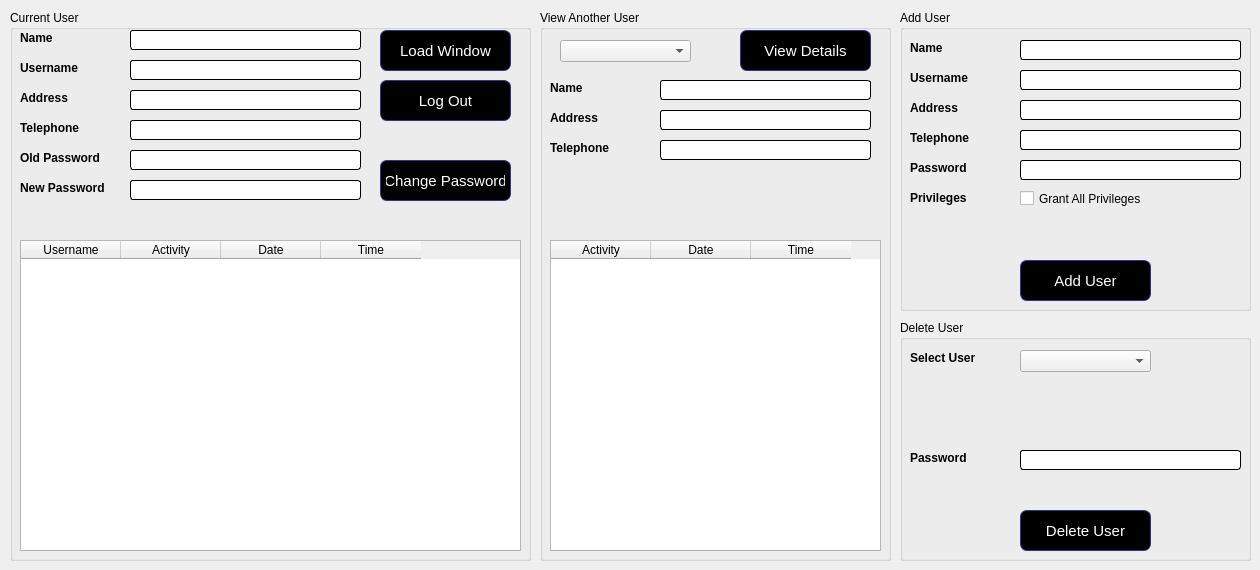
    <widget class="QWidget" name="tab_6">
     <attribute name="title">
      <string>Users</string>
     </attribute>
     <widget class="QGroupBox" name="groupBox_6">
      <property name="geometry">
       <rect>
        <x>10</x>
        <y>10</y>
        <width>521</width>
        <height>551</height>
       </rect>
      </property>
      <property name="styleSheet">
       <string notr="true">QLabel {
font-weight: bold;
font-size: 12px;
}
QLineEdit,QListWidget,QPlainTextEdit:disabled {
color:blue;
       border: 1px solid rgb(0, 0, 0);	 	      
       border-radius: 3px;	 	       
 	

       selection-background-color: rgb(253, 216, 134);	 	       selection-background-color: rgb(253, 216, 134);	

       font-size: 12px;	 	       font-size: 12px;	
}
QLineEdit,QListWidget,QPlainTextEdit :enabled {	
	color:black;
       border: 1px solid rgb(0, 0, 0);	 	      
       border-radius: 3px;	 	       
 	

       selection-background-color: rgb(253, 216, 134);	 	       selection-background-color: rgb(253, 216, 134);	

       font-size: 12px;	 	       font-size: 12px;	
}</string>
      </property>
      <property name="title">
       <string>Current User</string>
      </property>
      <widget class="QLineEdit" name="lineEdit_37">
       <property name="geometry">
        <rect>
         <x>120</x>
         <y>20</y>
         <width>231</width>
         <height>20</height>
        </rect>
       </property>
       <property name="text">
        <string/>
       </property>
      </widget>
      <widget class="QLabel" name="label_93">
       <property name="geometry">
        <rect>
         <x>10</x>
         <y>20</y>
         <width>81</width>
         <height>16</height>
        </rect>
       </property>
       <property name="text">
        <string>Name</string>
       </property>
      </widget>
      <widget class="QLabel" name="label_97">
       <property name="geometry">
        <rect>
         <x>10</x>
         <y>50</y>
         <width>81</width>
         <height>16</height>
        </rect>
       </property>
       <property name="text">
        <string>Username</string>
       </property>
      </widget>
      <widget class="QLineEdit" name="lineEdit_52">
       <property name="geometry">
        <rect>
         <x>120</x>
         <y>50</y>
         <width>231</width>
         <height>20</height>
        </rect>
       </property>
       <property name="text">
        <string/>
       </property>
      </widget>
      <widget class="QLabel" name="label_100">
       <property name="geometry">
        <rect>
         <x>10</x>
         <y>110</y>
         <width>81</width>
         <height>16</height>
        </rect>
       </property>
       <property name="text">
        <string>Telephone</string>
       </property>
      </widget>
      <widget class="QLineEdit" name="lineEdit_67">
       <property name="geometry">
        <rect>
         <x>120</x>
         <y>110</y>
         <width>231</width>
         <height>20</height>
        </rect>
       </property>
       <property name="text">
        <string/>
       </property>
      </widget>
      <widget class="QLabel" name="label_101">
       <property name="geometry">
        <rect>
         <x>10</x>
         <y>80</y>
         <width>81</width>
         <height>16</height>
        </rect>
       </property>
       <property name="text">
        <string>Address</string>
       </property>
      </widget>
      <widget class="QLineEdit" name="lineEdit_68">
       <property name="geometry">
        <rect>
         <x>120</x>
         <y>80</y>
         <width>231</width>
         <height>20</height>
        </rect>
       </property>
       <property name="text">
        <string/>
       </property>
      </widget>
      <widget class="QPushButton" name="pushButton_5">
       <property name="geometry">
        <rect>
         <x>370</x>
         <y>20</y>
         <width>131</width>
         <height>41</height>
        </rect>
       </property>
       <property name="styleSheet">
        <string notr="true">QPushButton:hover {
color: black;
background-color: grey;
border-width: 1px;
border-color: #339;
border-style: solid;
border-radius: 7;
padding: 3px;
font-size: 15px;
padding-left: 5px;
padding-right: 5px;
}
QPushButton {
color: white;
background-color: QLinearGradient( );
border-width: 1px;
border-color: #339;
border-style: solid;
border-radius: 7;
padding: 3px;
font-size: 15px;
padding-left: 5px;
padding-right: 5px;

}</string>
       </property>
       <property name="text">
        <string>Load Window</string>
       </property>
      </widget>
      <widget class="QTableWidget" name="tableWidget_13">
       <property name="geometry">
        <rect>
         <x>10</x>
         <y>230</y>
         <width>501</width>
         <height>311</height>
        </rect>
       </property>
       <column>
        <property name="text">
         <string>Username</string>
        </property>
       </column>
       <column>
        <property name="text">
         <string>Activity</string>
        </property>
       </column>
       <column>
        <property name="text">
         <string>Date</string>
        </property>
       </column>
       <column>
        <property name="text">
         <string>Time</string>
        </property>
       </column>
      </widget>
      <widget class="QPushButton" name="pushButton_8">
       <property name="geometry">
        <rect>
         <x>370</x>
         <y>70</y>
         <width>131</width>
         <height>41</height>
        </rect>
       </property>
       <property name="styleSheet">
        <string notr="true">QPushButton:hover {
color: black;
background-color: grey;
border-width: 1px;
border-color: #339;
border-style: solid;
border-radius: 7;
padding: 3px;
font-size: 15px;
padding-left: 5px;
padding-right: 5px;
}
QPushButton {
color: white;
background-color: QLinearGradient( );
border-width: 1px;
border-color: #339;
border-style: solid;
border-radius: 7;
padding: 3px;
font-size: 15px;
padding-left: 5px;
padding-right: 5px;

}</string>
       </property>
       <property name="text">
        <string>Log Out</string>
       </property>
      </widget>
      <widget class="QLineEdit" name="lineEdit_77">
       <property name="geometry">
        <rect>
         <x>120</x>
         <y>140</y>
         <width>231</width>
         <height>20</height>
        </rect>
       </property>
       <property name="text">
        <string/>
       </property>
       <property name="echoMode">
        <enum>QLineEdit::Password</enum>
       </property>
      </widget>
      <widget class="QPushButton" name="pushButton_32">
       <property name="geometry">
        <rect>
         <x>370</x>
         <y>150</y>
         <width>131</width>
         <height>41</height>
        </rect>
       </property>
       <property name="styleSheet">
        <string notr="true">QPushButton:hover {
color: black;
background-color: grey;
border-width: 1px;
border-color: #339;
border-style: solid;
border-radius: 7;
padding: 3px;
font-size: 15px;
padding-left: 5px;
padding-right: 5px;
}
QPushButton {
color: white;
background-color: QLinearGradient( );
border-width: 1px;
border-color: #339;
border-style: solid;
border-radius: 7;
padding: 3px;
font-size: 15px;
padding-left: 5px;
padding-right: 5px;

}</string>
       </property>
       <property name="text">
        <string>Change Password</string>
       </property>
      </widget>
      <widget class="QLabel" name="label_112">
       <property name="geometry">
        <rect>
         <x>10</x>
         <y>140</y>
         <width>91</width>
         <height>16</height>
        </rect>
       </property>
       <property name="text">
        <string>Old Password</string>
       </property>
      </widget>
      <widget class="QLineEdit" name="lineEdit_78">
       <property name="geometry">
        <rect>
         <x>120</x>
         <y>170</y>
         <width>231</width>
         <height>20</height>
        </rect>
       </property>
       <property name="text">
        <string/>
       </property>
       <property name="echoMode">
        <enum>QLineEdit::Password</enum>
       </property>
      </widget>
      <widget class="QLabel" name="label_113">
       <property name="geometry">
        <rect>
         <x>10</x>
         <y>170</y>
         <width>91</width>
         <height>16</height>
        </rect>
       </property>
       <property name="text">
        <string>New Password</string>
       </property>
      </widget>
      <widget class="QLabel" name="label_29">
       <property name="geometry">
        <rect>
         <x>110</x>
         <y>200</y>
         <width>281</width>
         <height>31</height>
        </rect>
       </property>
       <property name="styleSheet">
        <string notr="true">color:red;</string>
       </property>
       <property name="text">
        <string/>
       </property>
      </widget>
     </widget>
     <widget class="QGroupBox" name="groupBox_7">
      <property name="geometry">
       <rect>
        <x>540</x>
        <y>10</y>
        <width>351</width>
        <height>551</height>
       </rect>
      </property>
      <property name="sizePolicy">
       <sizepolicy hsizetype="Maximum" vsizetype="Maximum">
        <horstretch>0</horstretch>
        <verstretch>0</verstretch>
       </sizepolicy>
      </property>
      <property name="styleSheet">
       <string notr="true">QLabel {
font-weight: bold;
font-size: 12px;
}
QLineEdit,QListWidget,QPlainTextEdit:disabled {
color:blue;
       border: 1px solid rgb(0, 0, 0);	 	      
       border-radius: 3px;	 	       
 	

       selection-background-color: rgb(253, 216, 134);	 	       selection-background-color: rgb(253, 216, 134);	

       font-size: 12px;	 	       font-size: 12px;	
}
QLineEdit,QListWidget,QPlainTextEdit :enabled {	
	color:black;
       border: 1px solid rgb(0, 0, 0);	 	      
       border-radius: 3px;	 	       
 	

       selection-background-color: rgb(253, 216, 134);	 	       selection-background-color: rgb(253, 216, 134);	

       font-size: 12px;	 	       font-size: 12px;	
}</string>
      </property>
      <property name="title">
       <string>View Another User</string>
      </property>
      <widget class="QPushButton" name="pushButton_6">
       <property name="geometry">
        <rect>
         <x>200</x>
         <y>20</y>
         <width>131</width>
         <height>41</height>
        </rect>
       </property>
       <property name="styleSheet">
        <string notr="true">QPushButton:hover {
color: black;
background-color: grey;
border-width: 1px;
border-color: #339;
border-style: solid;
border-radius: 7;
padding: 3px;
font-size: 15px;
padding-left: 5px;
padding-right: 5px;
}
QPushButton {
color: white;
background-color: QLinearGradient( );
border-width: 1px;
border-color: #339;
border-style: solid;
border-radius: 7;
padding: 3px;
font-size: 15px;
padding-left: 5px;
padding-right: 5px;

}
</string>
       </property>
       <property name="text">
        <string>View Details</string>
       </property>
      </widget>
      <widget class="QLabel" name="label_98">
       <property name="geometry">
        <rect>
         <x>10</x>
         <y>70</y>
         <width>81</width>
         <height>16</height>
        </rect>
       </property>
       <property name="text">
        <string>Name</string>
       </property>
      </widget>
      <widget class="QLineEdit" name="lineEdit_53">
       <property name="geometry">
        <rect>
         <x>120</x>
         <y>70</y>
         <width>211</width>
         <height>20</height>
        </rect>
       </property>
       <property name="text">
        <string/>
       </property>
      </widget>
      <widget class="QLineEdit" name="lineEdit_69">
       <property name="geometry">
        <rect>
         <x>120</x>
         <y>100</y>
         <width>211</width>
         <height>20</height>
        </rect>
       </property>
       <property name="text">
        <string/>
       </property>
      </widget>
      <widget class="QLineEdit" name="lineEdit_70">
       <property name="geometry">
        <rect>
         <x>120</x>
         <y>130</y>
         <width>211</width>
         <height>20</height>
        </rect>
       </property>
       <property name="text">
        <string/>
       </property>
      </widget>
      <widget class="QLabel" name="label_102">
       <property name="geometry">
        <rect>
         <x>10</x>
         <y>100</y>
         <width>81</width>
         <height>16</height>
        </rect>
       </property>
       <property name="text">
        <string>Address</string>
       </property>
      </widget>
      <widget class="QLabel" name="label_103">
       <property name="geometry">
        <rect>
         <x>10</x>
         <y>130</y>
         <width>81</width>
         <height>16</height>
        </rect>
       </property>
       <property name="text">
        <string>Telephone</string>
       </property>
      </widget>
      <widget class="QTableWidget" name="tableWidget_15">
       <property name="geometry">
        <rect>
         <x>10</x>
         <y>230</y>
         <width>331</width>
         <height>311</height>
        </rect>
       </property>
       <column>
        <property name="text">
         <string>Activity</string>
        </property>
       </column>
       <column>
        <property name="text">
         <string>Date</string>
        </property>
       </column>
       <column>
        <property name="text">
         <string>Time</string>
        </property>
       </column>
      </widget>
      <widget class="QComboBox" name="comboBox">
       <property name="geometry">
        <rect>
         <x>20</x>
         <y>30</y>
         <width>131</width>
         <height>22</height>
        </rect>
       </property>
      </widget>
     </widget>
     <widget class="QGroupBox" name="groupBox_8">
      <property name="geometry">
       <rect>
        <x>900</x>
        <y>10</y>
        <width>351</width>
        <height>301</height>
       </rect>
      </property>
      <property name="styleSheet">
       <string notr="true">QLabel {
font-weight: bold;
font-size: 12px;
}
QLineEdit,QListWidget,QPlainTextEdit:disabled {
color:blue;
       border: 1px solid rgb(0, 0, 0);	 	      
       border-radius: 3px;	 	       
 	

       selection-background-color: rgb(253, 216, 134);	 	       selection-background-color: rgb(253, 216, 134);	

       font-size: 12px;	 	       font-size: 12px;	
}
QLineEdit,QListWidget,QPlainTextEdit :enabled {	
	color:black;
       border: 1px solid rgb(0, 0, 0);	 	      
       border-radius: 3px;	 	       
 	

       selection-background-color: rgb(253, 216, 134);	 	       selection-background-color: rgb(253, 216, 134);	

       font-size: 12px;	 	       font-size: 12px;	
}</string>
      </property>
      <property name="title">
       <string>Add User</string>
      </property>
      <widget class="QLabel" name="label_99">
       <property name="geometry">
        <rect>
         <x>10</x>
         <y>60</y>
         <width>81</width>
         <height>16</height>
        </rect>
       </property>
       <property name="text">
        <string>Username</string>
       </property>
      </widget>
      <widget class="QLineEdit" name="lineEdit_66">
       <property name="geometry">
        <rect>
         <x>120</x>
         <y>30</y>
         <width>221</width>
         <height>20</height>
        </rect>
       </property>
       <property name="text">
        <string/>
       </property>
      </widget>
      <widget class="QLabel" name="label_104">
       <property name="geometry">
        <rect>
         <x>10</x>
         <y>30</y>
         <width>81</width>
         <height>16</height>
        </rect>
       </property>
       <property name="text">
        <string>Name</string>
       </property>
      </widget>
      <widget class="QLineEdit" name="lineEdit_71">
       <property name="geometry">
        <rect>
         <x>120</x>
         <y>90</y>
         <width>221</width>
         <height>20</height>
        </rect>
       </property>
       <property name="text">
        <string/>
       </property>
      </widget>
      <widget class="QLineEdit" name="lineEdit_72">
       <property name="geometry">
        <rect>
         <x>120</x>
         <y>120</y>
         <width>221</width>
         <height>20</height>
        </rect>
       </property>
       <property name="text">
        <string/>
       </property>
      </widget>
      <widget class="QLineEdit" name="lineEdit_73">
       <property name="geometry">
        <rect>
         <x>120</x>
         <y>60</y>
         <width>221</width>
         <height>20</height>
        </rect>
       </property>
       <property name="text">
        <string/>
       </property>
      </widget>
      <widget class="QLabel" name="label_105">
       <property name="geometry">
        <rect>
         <x>10</x>
         <y>90</y>
         <width>81</width>
         <height>16</height>
        </rect>
       </property>
       <property name="text">
        <string>Address</string>
       </property>
      </widget>
      <widget class="QLabel" name="label_106">
       <property name="geometry">
        <rect>
         <x>10</x>
         <y>120</y>
         <width>81</width>
         <height>16</height>
        </rect>
       </property>
       <property name="text">
        <string>Telephone</string>
       </property>
      </widget>
      <widget class="QLabel" name="label_107">
       <property name="geometry">
        <rect>
         <x>10</x>
         <y>150</y>
         <width>81</width>
         <height>16</height>
        </rect>
       </property>
       <property name="text">
        <string>Password</string>
       </property>
      </widget>
      <widget class="QLineEdit" name="lineEdit_74">
       <property name="geometry">
        <rect>
         <x>120</x>
         <y>150</y>
         <width>221</width>
         <height>20</height>
        </rect>
       </property>
       <property name="text">
        <string/>
       </property>
       <property name="echoMode">
        <enum>QLineEdit::Password</enum>
       </property>
      </widget>
      <widget class="QPushButton" name="pushButton_7">
       <property name="geometry">
        <rect>
         <x>120</x>
         <y>250</y>
         <width>131</width>
         <height>41</height>
        </rect>
       </property>
       <property name="styleSheet">
        <string notr="true">QPushButton:hover {
color: black;
background-color: grey;
border-width: 1px;
border-color: #339;
border-style: solid;
border-radius: 7;
padding: 3px;
font-size: 15px;
padding-left: 5px;
padding-right: 5px;
}
QPushButton {
color: white;
background-color: QLinearGradient( );
border-width: 1px;
border-color: #339;
border-style: solid;
border-radius: 7;
padding: 3px;
font-size: 15px;
padding-left: 5px;
padding-right: 5px;

}</string>
       </property>
       <property name="text">
        <string>Add User</string>
       </property>
      </widget>
      <widget class="QLabel" name="label_108">
       <property name="geometry">
        <rect>
         <x>10</x>
         <y>180</y>
         <width>81</width>
         <height>16</height>
        </rect>
       </property>
       <property name="text">
        <string>Privileges</string>
       </property>
      </widget>
      <widget class="QCheckBox" name="checkBox">
       <property name="geometry">
        <rect>
         <x>120</x>
         <y>180</y>
         <width>171</width>
         <height>17</height>
        </rect>
       </property>
       <property name="text">
        <string>Grant All Privileges</string>
       </property>
      </widget>
      <widget class="QLabel" name="label_28">
       <property name="geometry">
        <rect>
         <x>40</x>
         <y>210</y>
         <width>281</width>
         <height>31</height>
        </rect>
       </property>
       <property name="styleSheet">
        <string notr="true">color:red;</string>
       </property>
       <property name="text">
        <string/>
       </property>
      </widget>
     </widget>
     <widget class="QGroupBox" name="groupBox_9">
      <property name="geometry">
       <rect>
        <x>900</x>
        <y>320</y>
        <width>351</width>
        <height>241</height>
       </rect>
      </property>
      <property name="styleSheet">
       <string notr="true">QLabel {
font-weight: bold;
font-size: 12px;
}
QLineEdit,QListWidget,QPlainTextEdit:disabled {
color:blue;
       border: 1px solid rgb(0, 0, 0);	 	      
       border-radius: 3px;	 	       
 	

       selection-background-color: rgb(253, 216, 134);	 	       selection-background-color: rgb(253, 216, 134);	

       font-size: 12px;	 	       font-size: 12px;	
}
QLineEdit,QListWidget,QPlainTextEdit :enabled {	
	color:black;
       border: 1px solid rgb(0, 0, 0);	 	      
       border-radius: 3px;	 	       
 	

       selection-background-color: rgb(253, 216, 134);	 	       selection-background-color: rgb(253, 216, 134);	

       font-size: 12px;	 	       font-size: 12px;	
}</string>
      </property>
      <property name="title">
       <string>Delete User</string>
      </property>
      <widget class="QLabel" name="label_110">
       <property name="geometry">
        <rect>
         <x>10</x>
         <y>130</y>
         <width>81</width>
         <height>16</height>
        </rect>
       </property>
       <property name="text">
        <string>Password</string>
       </property>
      </widget>
      <widget class="QLineEdit" name="lineEdit_76">
       <property name="geometry">
        <rect>
         <x>120</x>
         <y>130</y>
         <width>221</width>
         <height>20</height>
        </rect>
       </property>
       <property name="text">
        <string/>
       </property>
       <property name="echoMode">
        <enum>QLineEdit::Password</enum>
       </property>
      </widget>
      <widget class="QPushButton" name="pushButton_31">
       <property name="geometry">
        <rect>
         <x>120</x>
         <y>190</y>
         <width>131</width>
         <height>41</height>
        </rect>
       </property>
       <property name="styleSheet">
        <string notr="true">QPushButton:hover {
color: black;
background-color: grey;
border-width: 1px;
border-color: #339;
border-style: solid;
border-radius: 7;
padding: 3px;
font-size: 15px;
padding-left: 5px;
padding-right: 5px;
}
QPushButton {
color: white;
background-color: QLinearGradient( );
border-width: 1px;
border-color: #339;
border-style: solid;
border-radius: 7;
padding: 3px;
font-size: 15px;
padding-left: 5px;
padding-right: 5px;

}</string>
       </property>
       <property name="text">
        <string>Delete User</string>
       </property>
      </widget>
      <widget class="QLabel" name="label_111">
       <property name="geometry">
        <rect>
         <x>10</x>
         <y>30</y>
         <width>81</width>
         <height>16</height>
        </rect>
       </property>
       <property name="text">
        <string>Select User</string>
       </property>
      </widget>
      <widget class="QLabel" name="label_27">
       <property name="geometry">
        <rect>
         <x>50</x>
         <y>160</y>
         <width>281</width>
         <height>21</height>
        </rect>
       </property>
       <property name="styleSheet">
        <string notr="true">color:red;</string>
       </property>
       <property name="text">
        <string/>
       </property>
      </widget>
      <widget class="QComboBox" name="comboBox_2">
       <property name="geometry">
        <rect>
         <x>120</x>
         <y>30</y>
         <width>131</width>
         <height>22</height>
        </rect>
       </property>
      </widget>
     </widget>
    </widget>
